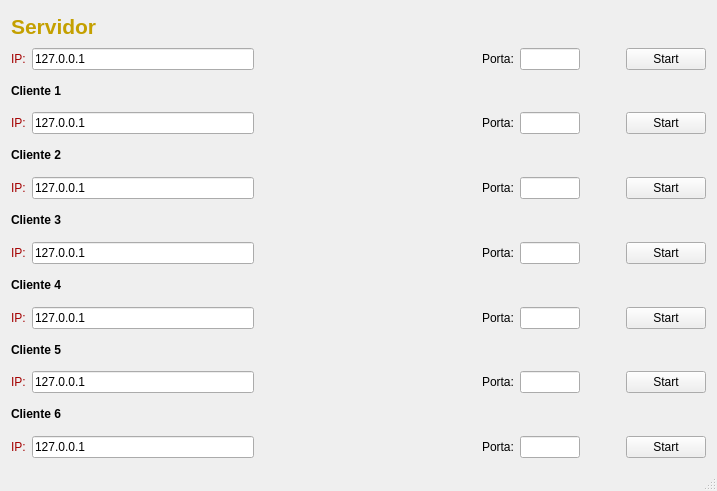
<?xml version="1.0" encoding="UTF-8"?>
<ui version="4.0">
 <class>MainWindow</class>
 <widget class="QMainWindow" name="MainWindow">
  <property name="geometry">
   <rect>
    <x>0</x>
    <y>0</y>
    <width>717</width>
    <height>491</height>
   </rect>
  </property>
  <property name="windowTitle">
   <string>MainWindow</string>
  </property>
  <widget class="QWidget" name="centralWidget">
   <layout class="QVBoxLayout" name="verticalLayout">
    <item>
     <layout class="QVBoxLayout" name="verticalLayout_2">
      <item>
       <widget class="QLabel" name="label">
        <property name="styleSheet">
         <string notr="true">color: rgb(196, 160, 0);</string>
        </property>
        <property name="text">
         <string>&lt;html&gt;&lt;head/&gt;&lt;body&gt;&lt;p&gt;&lt;span style=&quot; font-size:16pt; font-weight:600;&quot;&gt;Servidor&lt;/span&gt;&lt;/p&gt;&lt;/body&gt;&lt;/html&gt;</string>
        </property>
       </widget>
      </item>
     </layout>
    </item>
    <item>
     <layout class="QVBoxLayout" name="verticalLayout_4">
      <item>
       <layout class="QHBoxLayout" name="horizontalLayout">
        <item>
         <widget class="QLabel" name="label_2">
          <property name="styleSheet">
           <string notr="true">color: rgb(164, 0, 0);</string>
          </property>
          <property name="text">
           <string>IP:</string>
          </property>
         </widget>
        </item>
        <item>
         <widget class="QLineEdit" name="ipServidor">
          <property name="text">
           <string>127.0.0.1</string>
          </property>
         </widget>
        </item>
        <item>
         <spacer name="horizontalSpacer">
          <property name="orientation">
           <enum>Qt::Horizontal</enum>
          </property>
          <property name="sizeHint" stdset="0">
           <size>
            <width>40</width>
            <height>20</height>
           </size>
          </property>
         </spacer>
        </item>
        <item>
         <widget class="QLabel" name="label_3">
          <property name="text">
           <string>Porta:</string>
          </property>
         </widget>
        </item>
        <item>
         <widget class="QLineEdit" name="portaServidor">
          <property name="maximumSize">
           <size>
            <width>60</width>
            <height>16777215</height>
           </size>
          </property>
         </widget>
        </item>
        <item>
         <spacer name="horizontalSpacer_2">
          <property name="orientation">
           <enum>Qt::Horizontal</enum>
          </property>
          <property name="sizeType">
           <enum>QSizePolicy::Preferred</enum>
          </property>
          <property name="sizeHint" stdset="0">
           <size>
            <width>40</width>
            <height>20</height>
           </size>
          </property>
         </spacer>
        </item>
        <item>
         <widget class="QPushButton" name="botaoServidor">
          <property name="text">
           <string>Start</string>
          </property>
         </widget>
        </item>
       </layout>
      </item>
     </layout>
    </item>
    <item>
     <layout class="QVBoxLayout" name="verticalLayout_6">
      <item>
       <layout class="QHBoxLayout" name="horizontalLayout_12">
        <item>
         <widget class="QLabel" name="label_4">
          <property name="text">
           <string>&lt;html&gt;&lt;head/&gt;&lt;body&gt;&lt;p&gt;&lt;span style=&quot; font-weight:600;&quot;&gt;Cliente 1&lt;/span&gt;&lt;/p&gt;&lt;/body&gt;&lt;/html&gt;</string>
          </property>
         </widget>
        </item>
        <item>
         <spacer name="horizontalSpacer_16">
          <property name="orientation">
           <enum>Qt::Horizontal</enum>
          </property>
          <property name="sizeHint" stdset="0">
           <size>
            <width>40</width>
            <height>20</height>
           </size>
          </property>
         </spacer>
        </item>
       </layout>
      </item>
     </layout>
    </item>
    <item>
     <layout class="QVBoxLayout" name="verticalLayout_7">
      <item>
       <layout class="QHBoxLayout" name="horizontalLayout_3">
        <item>
         <widget class="QLabel" name="label_5">
          <property name="styleSheet">
           <string notr="true">color: rgb(164, 0, 0);</string>
          </property>
          <property name="text">
           <string>IP:</string>
          </property>
         </widget>
        </item>
        <item>
         <widget class="QLineEdit" name="ipCliente1">
          <property name="text">
           <string>127.0.0.1</string>
          </property>
         </widget>
        </item>
        <item>
         <spacer name="horizontalSpacer_3">
          <property name="orientation">
           <enum>Qt::Horizontal</enum>
          </property>
          <property name="sizeHint" stdset="0">
           <size>
            <width>40</width>
            <height>20</height>
           </size>
          </property>
         </spacer>
        </item>
        <item>
         <widget class="QLabel" name="label_6">
          <property name="text">
           <string>Porta:</string>
          </property>
         </widget>
        </item>
        <item>
         <widget class="QLineEdit" name="portaCliente1">
          <property name="maximumSize">
           <size>
            <width>60</width>
            <height>16777215</height>
           </size>
          </property>
         </widget>
        </item>
        <item>
         <spacer name="horizontalSpacer_4">
          <property name="orientation">
           <enum>Qt::Horizontal</enum>
          </property>
          <property name="sizeType">
           <enum>QSizePolicy::Preferred</enum>
          </property>
          <property name="sizeHint" stdset="0">
           <size>
            <width>40</width>
            <height>20</height>
           </size>
          </property>
         </spacer>
        </item>
        <item>
         <widget class="QPushButton" name="botaoCliente1">
          <property name="text">
           <string>Start</string>
          </property>
         </widget>
        </item>
       </layout>
      </item>
     </layout>
    </item>
    <item>
     <layout class="QVBoxLayout" name="verticalLayout_8">
      <item>
       <layout class="QHBoxLayout" name="horizontalLayout_13">
        <item>
         <widget class="QLabel" name="label_10">
          <property name="text">
           <string>&lt;html&gt;&lt;head/&gt;&lt;body&gt;&lt;p&gt;&lt;span style=&quot; font-weight:600;&quot;&gt;Cliente 2&lt;/span&gt;&lt;/p&gt;&lt;/body&gt;&lt;/html&gt;</string>
          </property>
         </widget>
        </item>
        <item>
         <spacer name="horizontalSpacer_20">
          <property name="orientation">
           <enum>Qt::Horizontal</enum>
          </property>
          <property name="sizeHint" stdset="0">
           <size>
            <width>40</width>
            <height>20</height>
           </size>
          </property>
         </spacer>
        </item>
       </layout>
      </item>
     </layout>
    </item>
    <item>
     <layout class="QVBoxLayout" name="verticalLayout_10">
      <item>
       <layout class="QHBoxLayout" name="horizontalLayout_4">
        <item>
         <widget class="QLabel" name="label_8">
          <property name="styleSheet">
           <string notr="true">color: rgb(164, 0, 0);</string>
          </property>
          <property name="text">
           <string>IP:</string>
          </property>
         </widget>
        </item>
        <item>
         <widget class="QLineEdit" name="ipCliente2">
          <property name="text">
           <string>127.0.0.1</string>
          </property>
         </widget>
        </item>
        <item>
         <spacer name="horizontalSpacer_5">
          <property name="orientation">
           <enum>Qt::Horizontal</enum>
          </property>
          <property name="sizeHint" stdset="0">
           <size>
            <width>40</width>
            <height>20</height>
           </size>
          </property>
         </spacer>
        </item>
        <item>
         <widget class="QLabel" name="label_9">
          <property name="text">
           <string>Porta:</string>
          </property>
         </widget>
        </item>
        <item>
         <widget class="QLineEdit" name="portaCliente2">
          <property name="maximumSize">
           <size>
            <width>60</width>
            <height>16777215</height>
           </size>
          </property>
         </widget>
        </item>
        <item>
         <spacer name="horizontalSpacer_6">
          <property name="orientation">
           <enum>Qt::Horizontal</enum>
          </property>
          <property name="sizeType">
           <enum>QSizePolicy::Preferred</enum>
          </property>
          <property name="sizeHint" stdset="0">
           <size>
            <width>40</width>
            <height>20</height>
           </size>
          </property>
         </spacer>
        </item>
        <item>
         <widget class="QPushButton" name="botaoCliente2">
          <property name="text">
           <string>Start</string>
          </property>
         </widget>
        </item>
       </layout>
      </item>
     </layout>
    </item>
    <item>
     <layout class="QVBoxLayout" name="verticalLayout_11">
      <item>
       <layout class="QHBoxLayout" name="horizontalLayout_14">
        <item>
         <widget class="QLabel" name="label_7">
          <property name="text">
           <string>&lt;html&gt;&lt;head/&gt;&lt;body&gt;&lt;p&gt;&lt;span style=&quot; font-weight:600;&quot;&gt;Cliente 3&lt;/span&gt;&lt;/p&gt;&lt;/body&gt;&lt;/html&gt;</string>
          </property>
         </widget>
        </item>
        <item>
         <spacer name="horizontalSpacer_18">
          <property name="orientation">
           <enum>Qt::Horizontal</enum>
          </property>
          <property name="sizeHint" stdset="0">
           <size>
            <width>40</width>
            <height>20</height>
           </size>
          </property>
         </spacer>
        </item>
       </layout>
      </item>
     </layout>
    </item>
    <item>
     <layout class="QVBoxLayout" name="verticalLayout_12">
      <item>
       <layout class="QHBoxLayout" name="horizontalLayout_5">
        <item>
         <widget class="QLabel" name="label_14">
          <property name="styleSheet">
           <string notr="true">color: rgb(164, 0, 0);</string>
          </property>
          <property name="text">
           <string>IP:</string>
          </property>
         </widget>
        </item>
        <item>
         <widget class="QLineEdit" name="ipCliente3">
          <property name="text">
           <string>127.0.0.1</string>
          </property>
         </widget>
        </item>
        <item>
         <spacer name="horizontalSpacer_7">
          <property name="orientation">
           <enum>Qt::Horizontal</enum>
          </property>
          <property name="sizeHint" stdset="0">
           <size>
            <width>40</width>
            <height>20</height>
           </size>
          </property>
         </spacer>
        </item>
        <item>
         <widget class="QLabel" name="label_15">
          <property name="text">
           <string>Porta:</string>
          </property>
         </widget>
        </item>
        <item>
         <widget class="QLineEdit" name="portaCliente3">
          <property name="maximumSize">
           <size>
            <width>60</width>
            <height>16777215</height>
           </size>
          </property>
         </widget>
        </item>
        <item>
         <spacer name="horizontalSpacer_8">
          <property name="orientation">
           <enum>Qt::Horizontal</enum>
          </property>
          <property name="sizeType">
           <enum>QSizePolicy::Preferred</enum>
          </property>
          <property name="sizeHint" stdset="0">
           <size>
            <width>40</width>
            <height>20</height>
           </size>
          </property>
         </spacer>
        </item>
        <item>
         <widget class="QPushButton" name="botaoCliente3">
          <property name="text">
           <string>Start</string>
          </property>
         </widget>
        </item>
       </layout>
      </item>
     </layout>
    </item>
    <item>
     <layout class="QVBoxLayout" name="verticalLayout_13">
      <item>
       <layout class="QHBoxLayout" name="horizontalLayout_15">
        <item>
         <widget class="QLabel" name="label_11">
          <property name="text">
           <string>&lt;html&gt;&lt;head/&gt;&lt;body&gt;&lt;p&gt;&lt;span style=&quot; font-weight:600;&quot;&gt;Cliente 4&lt;/span&gt;&lt;/p&gt;&lt;/body&gt;&lt;/html&gt;</string>
          </property>
         </widget>
        </item>
        <item>
         <spacer name="horizontalSpacer_21">
          <property name="orientation">
           <enum>Qt::Horizontal</enum>
          </property>
          <property name="sizeHint" stdset="0">
           <size>
            <width>40</width>
            <height>20</height>
           </size>
          </property>
         </spacer>
        </item>
       </layout>
      </item>
     </layout>
    </item>
    <item>
     <layout class="QVBoxLayout" name="verticalLayout_14">
      <item>
       <layout class="QHBoxLayout" name="horizontalLayout_6">
        <item>
         <widget class="QLabel" name="label_16">
          <property name="styleSheet">
           <string notr="true">color: rgb(164, 0, 0);</string>
          </property>
          <property name="text">
           <string>IP:</string>
          </property>
         </widget>
        </item>
        <item>
         <widget class="QLineEdit" name="ipCliente4">
          <property name="text">
           <string>127.0.0.1</string>
          </property>
         </widget>
        </item>
        <item>
         <spacer name="horizontalSpacer_9">
          <property name="orientation">
           <enum>Qt::Horizontal</enum>
          </property>
          <property name="sizeHint" stdset="0">
           <size>
            <width>40</width>
            <height>20</height>
           </size>
          </property>
         </spacer>
        </item>
        <item>
         <widget class="QLabel" name="label_17">
          <property name="text">
           <string>Porta:</string>
          </property>
         </widget>
        </item>
        <item>
         <widget class="QLineEdit" name="portaCliente4">
          <property name="maximumSize">
           <size>
            <width>60</width>
            <height>16777215</height>
           </size>
          </property>
         </widget>
        </item>
        <item>
         <spacer name="horizontalSpacer_10">
          <property name="orientation">
           <enum>Qt::Horizontal</enum>
          </property>
          <property name="sizeType">
           <enum>QSizePolicy::Preferred</enum>
          </property>
          <property name="sizeHint" stdset="0">
           <size>
            <width>40</width>
            <height>20</height>
           </size>
          </property>
         </spacer>
        </item>
        <item>
         <widget class="QPushButton" name="botaoCliente4">
          <property name="text">
           <string>Start</string>
          </property>
         </widget>
        </item>
       </layout>
      </item>
     </layout>
    </item>
    <item>
     <layout class="QVBoxLayout" name="verticalLayout_15">
      <item>
       <layout class="QHBoxLayout" name="horizontalLayout_16">
        <item>
         <widget class="QLabel" name="label_12">
          <property name="text">
           <string>&lt;html&gt;&lt;head/&gt;&lt;body&gt;&lt;p&gt;&lt;span style=&quot; font-weight:600;&quot;&gt;Cliente 5&lt;/span&gt;&lt;/p&gt;&lt;/body&gt;&lt;/html&gt;</string>
          </property>
         </widget>
        </item>
        <item>
         <spacer name="horizontalSpacer_23">
          <property name="orientation">
           <enum>Qt::Horizontal</enum>
          </property>
          <property name="sizeHint" stdset="0">
           <size>
            <width>40</width>
            <height>20</height>
           </size>
          </property>
         </spacer>
        </item>
       </layout>
      </item>
     </layout>
    </item>
    <item>
     <layout class="QVBoxLayout" name="verticalLayout_16">
      <item>
       <layout class="QHBoxLayout" name="horizontalLayout_7">
        <item>
         <widget class="QLabel" name="label_18">
          <property name="styleSheet">
           <string notr="true">color: rgb(164, 0, 0);</string>
          </property>
          <property name="text">
           <string>IP:</string>
          </property>
         </widget>
        </item>
        <item>
         <widget class="QLineEdit" name="ipCliente5">
          <property name="text">
           <string>127.0.0.1</string>
          </property>
         </widget>
        </item>
        <item>
         <spacer name="horizontalSpacer_11">
          <property name="orientation">
           <enum>Qt::Horizontal</enum>
          </property>
          <property name="sizeHint" stdset="0">
           <size>
            <width>40</width>
            <height>20</height>
           </size>
          </property>
         </spacer>
        </item>
        <item>
         <widget class="QLabel" name="label_19">
          <property name="text">
           <string>Porta:</string>
          </property>
         </widget>
        </item>
        <item>
         <widget class="QLineEdit" name="portaCliente5">
          <property name="maximumSize">
           <size>
            <width>60</width>
            <height>16777215</height>
           </size>
          </property>
         </widget>
        </item>
        <item>
         <spacer name="horizontalSpacer_12">
          <property name="orientation">
           <enum>Qt::Horizontal</enum>
          </property>
          <property name="sizeType">
           <enum>QSizePolicy::Preferred</enum>
          </property>
          <property name="sizeHint" stdset="0">
           <size>
            <width>40</width>
            <height>20</height>
           </size>
          </property>
         </spacer>
        </item>
        <item>
         <widget class="QPushButton" name="botaoCliente5">
          <property name="text">
           <string>Start</string>
          </property>
         </widget>
        </item>
       </layout>
      </item>
     </layout>
    </item>
    <item>
     <layout class="QVBoxLayout" name="verticalLayout_17">
      <item>
       <layout class="QHBoxLayout" name="horizontalLayout_17">
        <item>
         <widget class="QLabel" name="label_13">
          <property name="text">
           <string>&lt;html&gt;&lt;head/&gt;&lt;body&gt;&lt;p&gt;&lt;span style=&quot; font-weight:600;&quot;&gt;Cliente 6&lt;/span&gt;&lt;/p&gt;&lt;/body&gt;&lt;/html&gt;</string>
          </property>
         </widget>
        </item>
        <item>
         <spacer name="horizontalSpacer_25">
          <property name="orientation">
           <enum>Qt::Horizontal</enum>
          </property>
          <property name="sizeHint" stdset="0">
           <size>
            <width>40</width>
            <height>20</height>
           </size>
          </property>
         </spacer>
        </item>
       </layout>
      </item>
     </layout>
    </item>
    <item>
     <layout class="QVBoxLayout" name="verticalLayout_18">
      <item>
       <layout class="QHBoxLayout" name="horizontalLayout_8">
        <item>
         <widget class="QLabel" name="label_20">
          <property name="styleSheet">
           <string notr="true">color: rgb(164, 0, 0);</string>
          </property>
          <property name="text">
           <string>IP:</string>
          </property>
         </widget>
        </item>
        <item>
         <widget class="QLineEdit" name="ipCliente6">
          <property name="inputMask">
           <string notr="true"/>
          </property>
          <property name="text">
           <string>127.0.0.1</string>
          </property>
         </widget>
        </item>
        <item>
         <spacer name="horizontalSpacer_13">
          <property name="orientation">
           <enum>Qt::Horizontal</enum>
          </property>
          <property name="sizeHint" stdset="0">
           <size>
            <width>40</width>
            <height>20</height>
           </size>
          </property>
         </spacer>
        </item>
        <item>
         <widget class="QLabel" name="label_21">
          <property name="text">
           <string>Porta:</string>
          </property>
         </widget>
        </item>
        <item>
         <widget class="QLineEdit" name="portaCliente6">
          <property name="maximumSize">
           <size>
            <width>60</width>
            <height>16777215</height>
           </size>
          </property>
         </widget>
        </item>
        <item>
         <spacer name="horizontalSpacer_14">
          <property name="orientation">
           <enum>Qt::Horizontal</enum>
          </property>
          <property name="sizeType">
           <enum>QSizePolicy::Preferred</enum>
          </property>
          <property name="sizeHint" stdset="0">
           <size>
            <width>40</width>
            <height>20</height>
           </size>
          </property>
         </spacer>
        </item>
        <item>
         <widget class="QPushButton" name="botaoCliente6">
          <property name="text">
           <string>Start</string>
          </property>
         </widget>
        </item>
       </layout>
      </item>
     </layout>
    </item>
   </layout>
  </widget>
  <widget class="QStatusBar" name="statusBar"/>
 </widget>
 <layoutdefault spacing="6" margin="11"/>
 <resources/>
 <connections/>
</ui>
